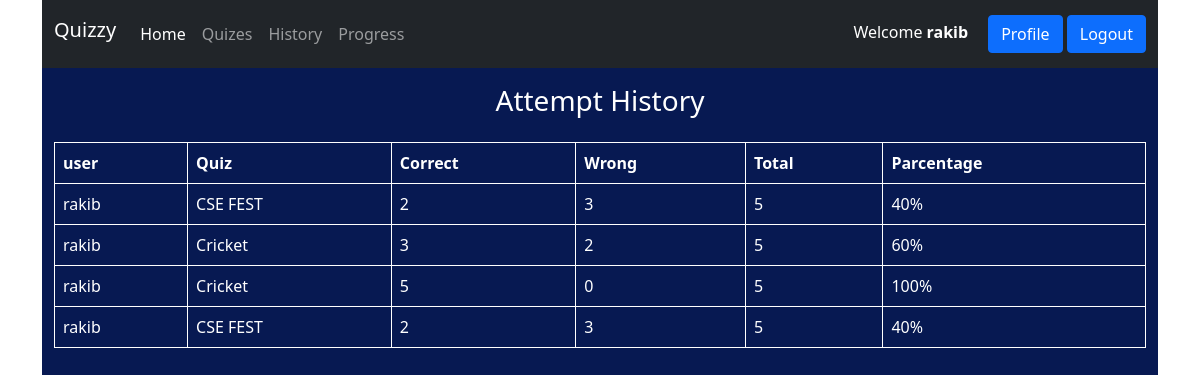
/quiz/history/ (signed in), run on an earlier commit of the app's database.
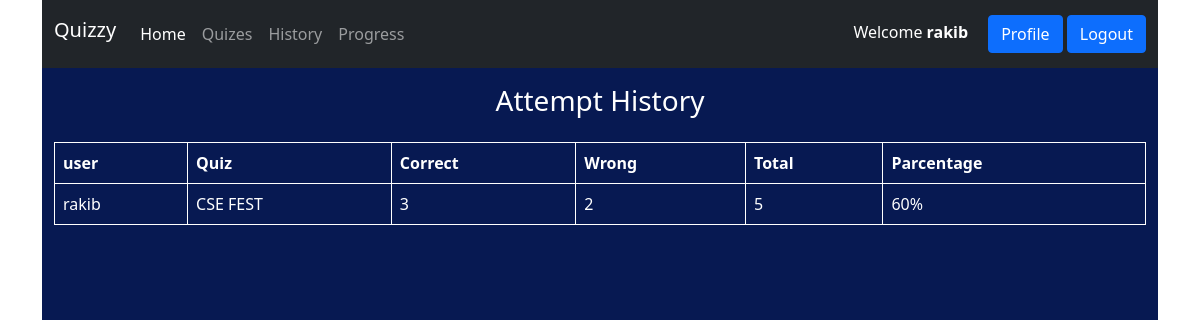
And on a later commit of the database.
### quiz/models.py (models this page shows, shortened)
class user_history(models.Model):
    user = models.ForeignKey(User,on_delete=models.CASCADE,)
    quiz = models.ForeignKey(Quiz,on_delete=models.CASCADE)
    total = models.IntegerField(null=True)
    correct = models.IntegerField(null=True)
    wrong = models.IntegerField(null=True)
    parcentage = models.IntegerField(null=True)
    date_taken = models.DateTimeField(auto_now_add=True)

class Quiz(models.Model):
    title = models.CharField(max_length=255)
    slug = models.SlugField(max_length=100, unique=True)
    description = models.TextField()
    category = models.ForeignKey(Category, on_delete=models.CASCADE)
    created_date = models.DateTimeField(auto_now_add=True)
    number_of_questions = models.IntegerField(default=1)
    time = models.IntegerField(help_text="Duration of the quiz in seconds", default="1")
    created_at = models.DateTimeField(auto_now_add=True)
    modified_date = models.DateTimeField(auto_now=True)
    has_time_limit = models.BooleanField(default=False)
    def __str__(self):
        return self.title

### quiz/views.py (the view)
# urls.py: path('history/',views.user_total_history,name = 'history'),
def user_total_history(request):
    history = user_history.objects.filter(user=request.user)
    return render(request,'history.html',{'history':history})

### quiz/templates/history.html (shortened to what this page needs)
{% extends 'base.html' %}
{% block content %}
{% if request.user.is_authenticated %}
    <div class="container text-white vh-100" style="background-color: #071952;">
      <h3 class="py-3 text-center">Attempt History</h3>
        <table class="table text-white p-4">
            <thead>
              <tr>
                <th scope="col">user</th>
                <th scope="col">Quiz</th>
                <th scope="col">Correct</th>
                <th scope="col">Wrong</th>
                <th scope="col">Total</th>
                <th scope="col">Parcentage</th>
              </tr>
            </thead>
            <tbody>
              {% for h in history %}
              <tr>
                <td>{{h.user}}</td>
                <td>{{h.quiz}}</td>
                <td>{{h.correct}}</td>
                <td>{{h.wrong}}</td>
                <td>{{h.total}}</td>
                <td>{{h.parcentage}}&percnt;</td>
              </tr>
              {% endfor %}
            </tbody>
          </table>
    </div>
{% else %}
no history
{% endif %}
{% endblock %}

### templates/base.html (shortened to what this page needs)
<!doctype html>
<html lang="en">
  <head>
    <link href="https://cdn.jsdelivr.net/npm/bootstrap@5.0.2/dist/css/bootstrap.min.css" rel="stylesheet">
  </head>
  <body class="container">
    <nav class="navbar navbar-expand-lg navbar-dark bg-dark">
        <div class="container">
          <a class="navbar-brand h1" href="{% url 'home' %}">Quizzy</a>
          <div class="collapse navbar-collapse" id="navbarSupportedContent">
            <ul class="navbar-nav me-auto mb-2 mb-lg-0">
              <li class="nav-item">
                <a class="nav-link active" aria-current="page" href="{% url 'home' %}">Home</a>
              </li>
              <li class="nav-item">
                <a class="nav-link" href="{% url 'categories' %}">Quizes</a>
              </li>
              {% if request.user.is_authenticated %}
                <li class="nav-item">
                  <a class="nav-link" href="{% url 'history' %}">History</a>
                </li>
                <li class="nav-item">
                  <a class="nav-link" href="{% url 'progress' %}">Progress</a>
                </li>
              {% endif %}
            </ul>
            <p style="color: #fff; margin-right: 20px; margin-top: 12px;"> Welcome <strong>{{request.user.username}}</strong></p>
            <div class="d-flex">
              {% if request.user.is_authenticated %}
              <div class="d-grid gap-3 d-md-block">
                <a class="btn btn-primary" href="{% url 'profile' %}">Profile</a>
                <a class="btn btn-primary" href="{% url 'logout' %}">Logout</a>
              </div>
              {% else %}
              <div class="d-grid gap-2 d-md-block">
              <a class="btn btn-success" href="{% url 'login' %}">Login</a>
              <a class="btn btn-info" href="{% url 'register' %}">Register</a>
              </div>
              {% endif %}
            </div>
          </div>
        </div>
      </nav>
    {% block content %}
    {% endblock  %}
  </body>
</html>

What changed in the data, as far as the page shows it:
removed user_history: user "rakib", quiz "CSE FEST", correct "2", wrong "3", total "5", parcentage "40"
removed user_history: user "rakib", quiz "Cricket", correct "3", wrong "2", total "5", parcentage "60"
removed user_history: user "rakib", quiz "Cricket", correct "5", wrong "0", total "5", parcentage "100"
removed user_history: user "rakib", quiz "CSE FEST", correct "2", wrong "3", total "5", parcentage "40"
added user_history: user "rakib", quiz "CSE FEST", correct "3", wrong "2", total "5", parcentage "60"
